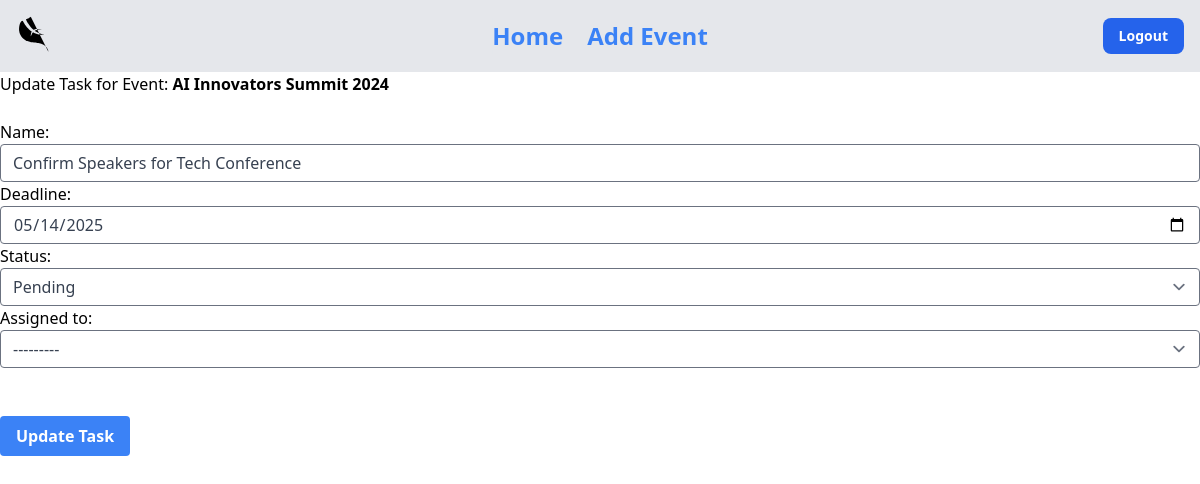
Page /events/7/task/9/update/ (signed in) on the committed database.
### event_manager/models.py (models this page shows, shortened)
class Event(models.Model):
    name = models.CharField(max_length=200)
    description = models.TextField()
    location = models.CharField(max_length=200)
    date = models.DateField()

class Task(models.Model):
    event = models.ForeignKey(Event, on_delete=models.CASCADE, related_name="tasks")
    name = models.CharField(max_length=200)
    deadline = models.DateField()
    status = models.CharField(max_length=50, choices=[('Pending', 'Pending'), ('Completed', 'Completed')], default='Pending')
    assigned_to = models.ForeignKey(Attendee, on_delete=models.SET_NULL, null=True, blank=True)

class Attendee(models.Model):
    name = models.CharField(max_length=100)
    email = models.EmailField(unique=True)
    event = models.ForeignKey(Event, on_delete=models.CASCADE, related_name="attendees")
    def __str__(self):
        return self.name

### event_manager/views.py (the view)
# urls.py: path('events/<int:event_id>/task/<int:task_id>/update/', update_task, name='update_task'),
@login_required
def update_task(request, event_id, task_id):
    event = get_object_or_404(Event, id=event_id)
    task = get_object_or_404(Task, id=task_id)
    if request.method == 'POST':
        form = TaskForm(request.POST, instance=task)  # Bind data to form and populate with task data
        if form.is_valid():
            form.save()  # Save the updated task to the database
            return redirect('event_task_list', event_id=event.id)  # Redirect to the event's task list page
    else:
        form = TaskForm(instance=task)  # Create a form populated with the task data for GET request
    return render(request, 'update_task.html', {'form': form, 'event': event, 'task': task})

### event_manager/froms.py
class TaskForm(forms.ModelForm):
    class Meta:
        model = Task
        fields = ['name', 'deadline', 'status', 'assigned_to']  # Specify the fields to include
        widgets = {
            'name': forms.TextInput(attrs={
                "class": "shadow appearance-none border rounded w-full py-2 px-3 text-gray-700 leading-tight focus:outline-none focus:shadow-outline",
                "placeholder": "Enter task name here..."
            }),
            'deadline': forms.DateInput(attrs={
                "class": "shadow appearance-none border rounded w-full py-2 px-3 text-gray-700 leading-tight focus:outline-none focus:shadow-outline",
                "type": "date",
                "placeholder": "Select task deadline"
            }),
            'status': forms.Select(attrs={
                "class": "shadow appearance-none border rounded w-full py-2 px-3 text-gray-700 leading-tight focus:outline-none focus:shadow-outline"
            }),
            'assigned_to': forms.Select(attrs={
                "class": "shadow appearance-none border rounded w-full py-2 px-3 text-gray-700 leading-tight focus:outline-none focus:shadow-outline"
            }),
        }

### templates/update_task.html (shortened to what this page needs)
{% extends "index.html" %}
{% block content %}
<h1>Update Task for Event: <strong>{{ event.name }}</strong></h1>
<br>
<form method="post">
    {{ form.as_p }}
    <br>
    <br>
    <button class="bg-blue-500 hover:bg-blue-700 text-white font-bold py-2 px-4 rounded" type="submit">
        Update Task
    </button>
</form>
{% endblock %}

### rows in the picture
Event: name "AI Innovators Summit 2024"
Task: name "Confirm Speakers for Tech Conference", deadline "05/14/2025", status "Pending", assigned_to "---------"
